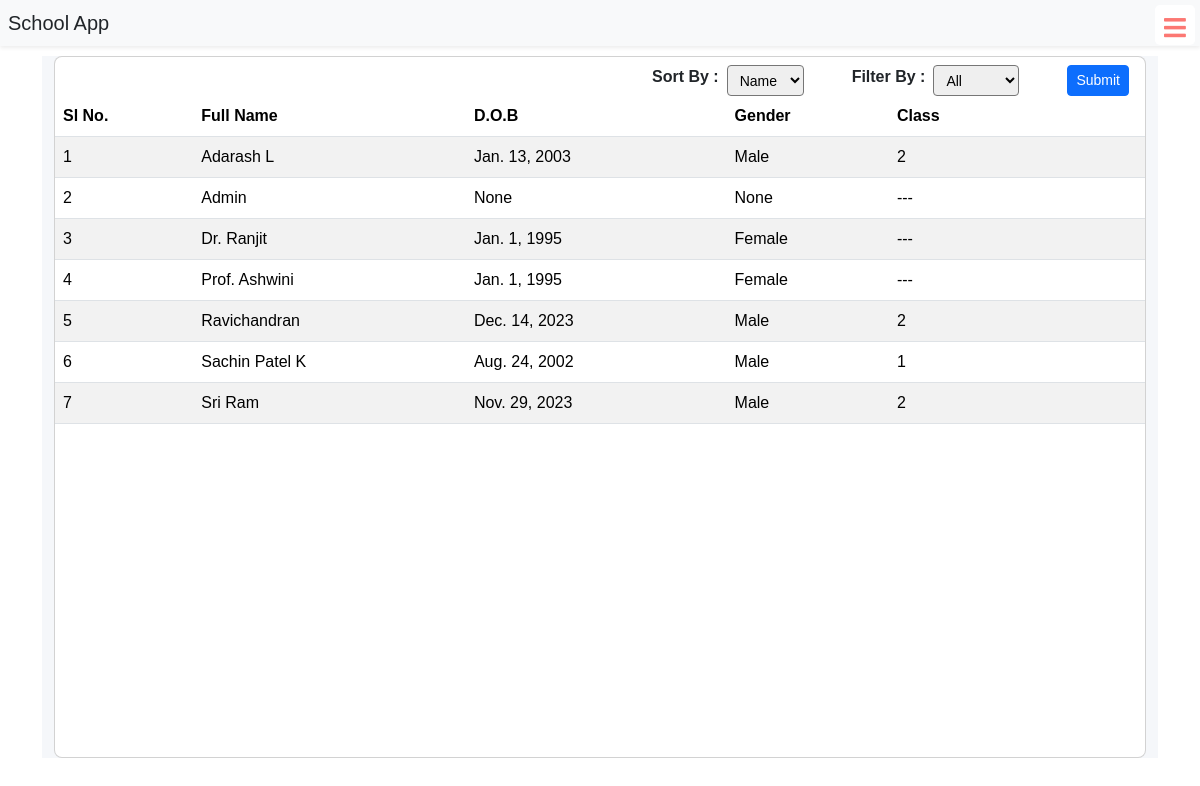
/users-list (signed in), run on the app's committed database.
### schoolapp/models.py (models this page shows, shortened)
class StudentDetails(models.Model):
    user_id = models.IntegerField(blank = True, null=True)
    profile_image = models.ImageField(upload_to='media/profile',blank=True,null=True)
    student = models.OneToOneField(User, on_delete=models.CASCADE)
    full_name = models.CharField(max_length=100)
    roll_no = models.CharField(max_length=100)
    stu_class = models.IntegerField()
    date_of_birth = models.DateField( blank=True, null=True)
    gender = models.CharField(max_length=10,blank=True, null=True)
    street = models.CharField(max_length=100, blank=True, null=True )
    city = models.CharField(max_length=50, blank=True, null=True )
    state = models.CharField(max_length=50, blank=True, null=True )
    zip_code = models.CharField(max_length=10, blank=True, null=True )
    phone_number = models.CharField(max_length=15, blank=True, null=True )
    email = models.EmailField(blank=True, null=True )
    father_name = models.CharField(max_length=50, blank=True, null=True )
    father_contact = models.CharField(max_length=15, blank=True, null=True )
    mother_name = models.CharField(max_length=50, blank=True, null=True )
    mother_contact = models.CharField(max_length=15, blank=True, null=True )# Contact Information
    phone_number = models.CharField(max_length=15, blank=True, null=True)
    email = models.EmailField(blank=True, null=True)
    father_name = models.CharField(max_length=50, blank=True, null=True)
    father_contact = models.CharField(max_length=15, blank=True, null=True)
    mother_name = models.CharField(max_length=50, blank=True, null=True)
    mother_contact = models.CharField(max_length=15, blank=True, null=True)

### schoolapp/views.py (the view)
# urls.py: path("users-list",views.users_list,name="users_list"),
@login_required(login_url="signin")
def users_list(request):
    users = StudentDetails.objects.all().order_by('stu_class').order_by('full_name')
    if request.method == 'POST':
        sort_order = request.POST["sort-order"]
        filter_order = request.POST["filter-order"]
        if filter_order == 'student':
            users = users.filter(stu_class__gt = 0)
        elif filter_order == 'staff':
            users = users.filter(stu_class__lte = 0)
        elif filter_order == 'all':
            pass
        else:
            users = users.filter(stu_class = filter_order)
        if sort_order == 'name':
            users = users.order_by("full_name")
        elif sort_order == 'class':
            users = users.order_by("stu_class","full_name")
        elif sort_order == 'gender':
            users = users.order_by("-gender")
    else:
        users = StudentDetails.objects.all().order_by('stu_class').order_by('full_name')
    context = {
        'users':users
    }
    return render(request,"display-users.html",context=context)

### templates/display-users.html (shortened to what this page needs)
{% extends "base.html" %}
{% load static %}
{% block body %}
<div class="container-fluid container-md" style="margin-top: 2rem;">
    <section class="intro">
        <div class="bg-image h-100" style="background-color: #f5f7fa;">
            <div class="mask d-flex align-items-center h-100">
                <div class="container">
                    <div class="row justify-content-center">
                        <div class="col-12">
                            <div class="card">
                                <div class="card-body p-0">
                                    <div class="table-responsive table-scroll" data-mdb-perfect-scrollbar="true"
                                        style="position: relative; height: 700px">
                                        <table class="table table-striped table-hover mb-0">
                                            <div class="d-flex justify-content-md-end mt-2">
                                                <div class="d-md-flex me-3 ms-2">
                                                    <form class="" method="post" action="">
                                                        <label class="fw-semibold me-2">Sort By : </label>
                                                        <select name="sort-order" id="" class="form-select-sm">
                                                            <option value="name">Name</option>
                                                        </select>
                                                        <br>
                                                        <label class="fw-semibold me-2 ms-md-5 mt-2 mt-md-0">Filter By : </label>
                                                        <select name="filter-order" id="" class="form-select-sm">
                                                            <option value="all">All</option>
                                                        </select>
                                                        <button type="submit" class="btn btn-sm btn-primary ms-5">Submit</button>
                                                    </form>
                                                </div>
                                            </div>
                                            <thead>
                                                <tr>
                                                    <th>Sl No.</th>
                                                    <th scope="col">Full Name</th>
                                                    <th scope="col">D.O.B</th>
                                                    <th scope="col">Gender</th>
                                                    <th scope="col">Class</th>
                                                    <th scope="col"></th>
                                                </tr>
                                            </thead>
                                            <tbody>
                                                {% for user in users %}
                                                <tr>
                                                    <td>{{forloop.counter}}</td>
                                                    <td>{{user.full_name}}</td>
                                                    <td>{{user.date_of_birth}}</td>
                                                    <td>{{user.gender | title}}</td>
                                                    {% if user.stu_class == 0 %}
                                                    <td>---</td>
                                                    {% else %}
                                                    <td>{{user.stu_class}}</td>
                                                    {% endif %}
                                                    <td>
                                                        <span><a href="{% url 'edit-student-profile' user.id %}"><img
                                                                    alt=""></a></span>
                                                        <span><a href="{% url 'chat' user.student.id %}"><img
                                                                    alt=""></a></span>
                                                        <span><a href="{% url 'profile_page' user.student.id %}"><img
                                                                    alt=""></a></span>
                                                    </td>
                                                </tr>
                                                {% endfor %}
                                            </tbody>
                                        </table>
                                    </div>
                                </div>
                            </div>
                        </div>
                    </div>
                </div>
            </div>
        </div>
    </section>
</div>
{% endblock %}

### templates/display-users.html (style rules this page uses)
html, body, .intro { height: 100%; }
table td, table th { text-overflow: ellipsis; white-space: nowrap; overflow: hidden; }
thead th { color: #fff; }
.card { border-radius: .5rem; }
.table-scroll { border-radius: .5rem; }
.table-scroll table thead th { font-size: 1rem; }
thead { top: 0; position: sticky; }
tr { background-image: linear-gradient(to left, #fa9d95, #fd5954) !important; }

### templates/base.html (style rules this page uses)
body { font-family: Arial, Helvetica, sans-serif; }
* { margin: 0; padding: 0; text-decoration: none; }
:root { --accent-color: #fff; --gradient-color: #FBFBFB; }
body { margin: 0 !important; padding: 0 !important; }

### data on the page
StudentDetails: full_name "Adarash L", date_of_birth "Jan. 13, 2003", gender "Male", stu_class "2"
StudentDetails: full_name "Admin", date_of_birth "None", gender "None"
StudentDetails: full_name "Dr. Ranjit", date_of_birth "Jan. 1, 1995", gender "Female"
StudentDetails: full_name "Prof. Ashwini", date_of_birth "Jan. 1, 1995", gender "Female"
StudentDetails: full_name "Ravichandran", date_of_birth "Dec. 14, 2023", gender "Male", stu_class "2"
StudentDetails: full_name "Sachin Patel K", date_of_birth "Aug. 24, 2002", gender "Male", stu_class "1"
StudentDetails: full_name "Sri Ram", date_of_birth "Nov. 29, 2023", gender "Male", stu_class "2"
